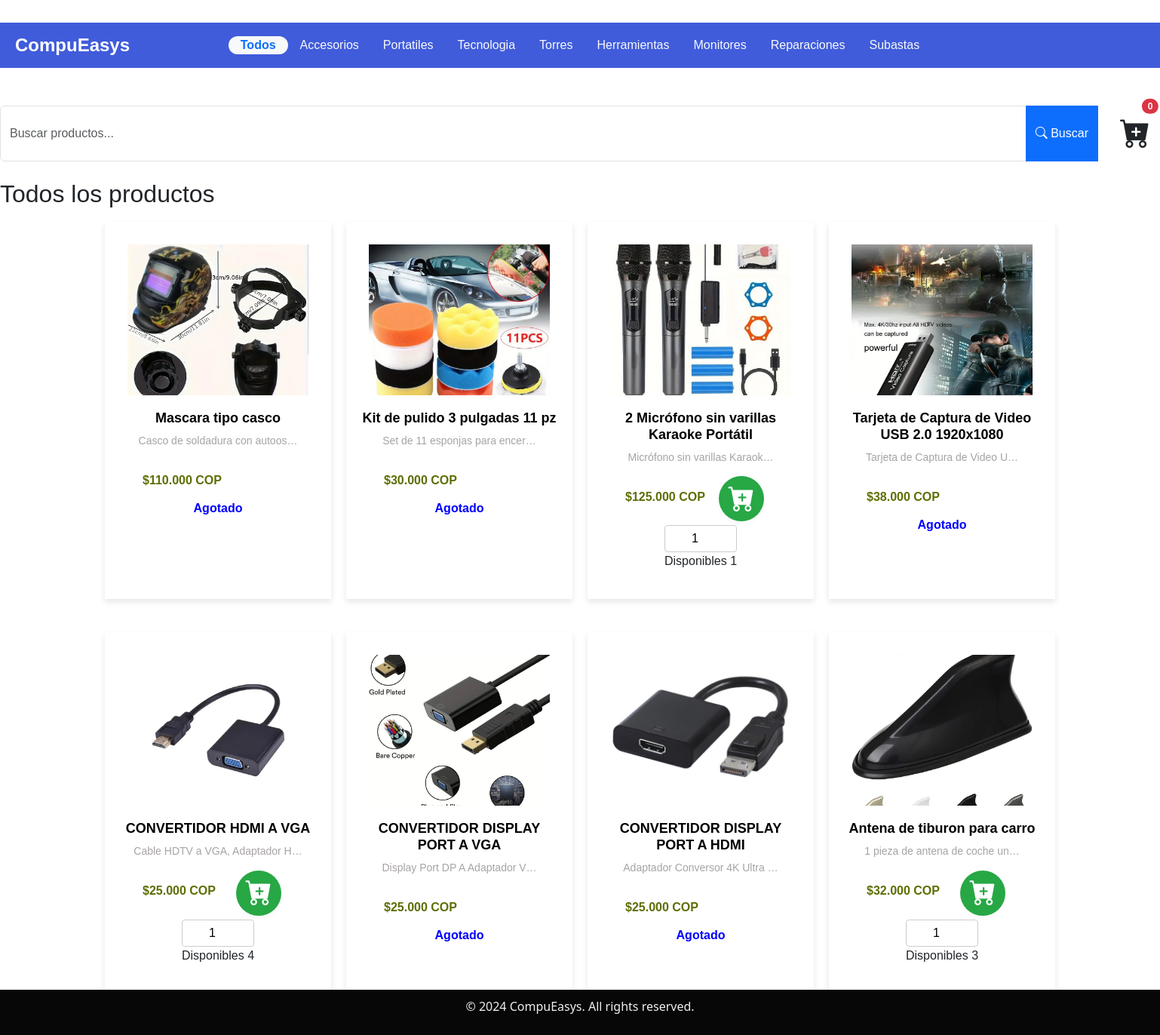
/store/, run on the app's committed database.
### core/models.py (models this page shows, shortened)
class Category(models.Model):
    nombre = models.CharField(max_length=100)
    slug = models.CharField(max_length=100)

class ProductStore(models.Model):
    name = models.CharField(max_length=100)
    description = models.TextField()
    price = models.DecimalField(max_digits=10, decimal_places=0)
    stock = models.PositiveIntegerField(default=0)
    category = models.ForeignKey(Category, on_delete=models.CASCADE, related_name='products', null=True, blank=True)
    type = models.ForeignKey(Type, on_delete=models.CASCADE, related_name='products', null=True, blank=True)
    iva = models.DecimalField(max_digits=4, decimal_places=2, default=0.00)
    imagen = models.ImageField(upload_to='images/', height_field=None, width_field=None, max_length=None , blank=True, null=True)
    descuento = models.DecimalField(max_digits=10, decimal_places=2, default=0.00)
    created_at = models.DateTimeField(auto_now_add=True)
    updated_at = models.DateTimeField(auto_now=True)

### core/views.py (the view)
# urls.py: path('store/', store, name='store'),  # Added this line to map the /store URL to the store view
def store(request):
    query = request.GET.get('q', '')
    category_id = request.GET.get('category', '')
    categories = Category.objects.all()
    products = Product.objects.all()
    cart = request.session.get('cart', {})
    cart_count = sum([item['quantity'] if isinstance(item, dict) else item for item in cart.values()])
    if query:
        products = products.filter(name__icontains=query)
    if category_id:
        products = products.filter(category_id=category_id)
    context = {
        'products': products,
        'categories': categories,
        'cart_count': cart_count
        }
    return render(request, 'store.html', context)

### core/templates/store.html (shortened to what this page needs)
{% load static %}
{% load humanize %}
<!DOCTYPE html>
<html lang="es">
<head>
    <link rel="stylesheet" href="{% static 'css/store.css' %}">
    <link href="https://cdn.jsdelivr.net/npm/bootstrap@5.3.3/dist/css/bootstrap.min.css" rel="stylesheet">
    <link rel="stylesheet" href="https://cdn.jsdelivr.net/npm/bootstrap-icons@1.11.0/font/bootstrap-icons.css">
    <link rel="stylesheet" href="https://cdnjs.cloudflare.com/ajax/libs/font-awesome/6.0.0-beta3/css/all.min.css">
</head>
<body>
    <header>
         <nav class="navbar-store" style="background-color: #405cdbff; width: 100%; height: 60px; display: flex; align-items: center; padding: 0 20px; margin-bottom: 50px; margin-top: 30px; justify-content: center;">
                <a href="{% url 'home' %}" class="title" style="color: white; text-decoration: none; font-size: 24px; font-weight: bold; margin-right: 20px;justify-content: start;position: absolute; left: 20px;">
                     CompuEasys
                 </a>
               <a href="{% url 'store' %}" class="nav-link px-3 rounded-pill {% if not request.GET.category %}active bg-light text-primary fw-bold{% else %}text-light{% endif %}">
                Todos
            </a>
               {% for category in categories %}
                <a href="?category={{ category.id }}"
                   class="nav-link px-3 rounded-pill {% if request.GET.category == category.id|stringformat:'s' %}active bg-light text-primary fw-bold{% else %}text-light{% endif %}">
                    {{ category.nombre }}
                </a>
               {% endfor %}
         </nav>
    </header>
    <main>
        <div class="container1">
            <div class="containerP">
                <form method="get" class="mb-4">
                    <div class="input-group">
                        <input type="text" name="q" class="form-control" placeholder="Buscar productos..." value="{{ request.GET.q }}">
                        <button class="btn btn-primary" type="submit">
                            <i class="bi bi-search"></i> Buscar
                        </button>
                        <div class="car ms-3">
                            <a href="{% url 'cart' %}" type="button" class="btn position-relative">
                                <i class="bi bi-cart-plus-fill fs-1"></i>
                                <span class="position-absolute top-0 start-70 translate-middle badge rounded-pill bg-danger">
                                    {{ cart_count }}
                                </span>
                            </a>
                        </div>
                    </div>
                </form>
                <div class="slug-categoria">
                    {% if current_category %}
                       <h2 class="category-title">
                          Categoría: {{ current_category.nombre }}
                          <span class="badge bg-secondary ms-2">{{ current_category.slug }}</span>
                        </h2>
                    {% else %}
                          <h2 class="category-title">Todos los productos</h2>
                    {% endif %}
                </div>
                <div class="container_product_all">
                    <div class="row_product_all">
                        {% for product in products %}
                            <div class="container_product mb-4">
                                <a href="{% url 'product_detail' product.id %}">
                                    <div class="card_product">
                                        <img src="{{ product.imagen.url }}" alt="{{ product.name }}">
                                    </div>
                                    <div class="cardbody_product">
                                        <h5 class="title">{{ product.name }}</h5>
                                        <div class="description">{{ product.description|truncatechars:30 }}</div>
                                    </div>
                                    <div class="price">${{ product.price|intcomma }} COP</div>
                                </a>
                                <div class="btnAdd mt-2">
                                    {% if product.stock == 0 %}
                                        <span class="agotado" style="color:blue;font-weight:bold;">Agotado</span>
                                    {% else %}
                                        <form class="btn" method="post" action="{% url 'add_to_cart' product.id %}">
                                            <div>
                                                <input type="number" name="quantity" min="1" max="{{ product.stock }}" value="1" class="quantity-input">
                                            </div>
                                            <span class="ui-pdp-buybox__quantity__selected">Disponibles {{ product.stock }}</span>
                                            <div>
                                                <button type="submit" class="add-to-cart-btn">
                                                    <i class="bi bi-cart-plus-fill"></i>
                                                </button>
                                            </div>
                                        </form>
                                    {% endif %}
                                </div>
                            </div>
                        {% empty %}
                            <p>No hay productos disponibles en este momento.</p>
                        {% endfor %}
                    </div>
                </div>
            </div>
        </div>
    </main>
    <footer>
        {% include 'footer.html' %}
    </footer>
</body>
</html>

### core/static/css/store.css (style rules this page uses)
.container_product_all { padding: 10px; gap: 20px; width: 100%; }
.row_product_all { display: flex; flex-wrap: wrap; gap: 20px; justify-content: center; width: 100%; }
.row_product_all a { text-decoration: none; }
.container_product { box-shadow: 0 4px 8px rgba(0, 0, 0, 0.1); width: 300px; height: 500px; padding: 10px; transition: box-shadow 0.3s ease; }
.card_product img { width: 100%; height: 200px; object-fit: cover; }
.card_product { padding: 10px; margin: 10px; }
.container_product .price { position: relative; margin-left: 40px; font-family: 'Gill Sans', 'Gill Sans MT', Calibri, 'Trebuchet MS', sans-serif; font-size: 16px; font-weight: bold; color: #5e6e03; margin-top: 10px; }

### core/static/css/main.css (style rules this page uses)
body { font-family: Arial, sans-serif; margin: 0; padding: 0; }
footer { background: #070707; color: #f3eeee; text-align: center; padding: 10px 0; font-family: 'Segoe UI', Tahoma, Geneva, Verdana, sans-serif; position: fixed; left: 0; bottom: 0; width: 100%; z-index: 100; }

### data on the page
Category: nombre "Accesorios"
Category: nombre "Portatiles"
Category: nombre "Tecnologia"
Category: nombre "Torres"
Category: nombre "Herramientas"
Category: nombre "Monitores"
Category: nombre "Reparaciones"
Category: nombre "Subastas"
ProductStore: imagen (picture), name "Mascara tipo casco", description "Casco de soldadura con autoos…", price "110.000", stock "Agotado"
ProductStore: imagen (picture), name "Kit de pulido 3 pulgadas 11 pz", description "Set de 11 esponjas para encer…", price "30.000", stock "Agotado"
ProductStore: imagen (picture), name "2 Micrófono sin varillas Karaoke Portátil", description "Micrófono sin varillas Karaok…", price "125.000", quantity "1", stock "1"
ProductStore: imagen (picture), name "Tarjeta de Captura de Video USB 2.0 1920x1080", description "Tarjeta de Captura de Video U…", price "38.000", stock "Agotado"
ProductStore: imagen (picture), name "CONVERTIDOR HDMI A VGA", description "Cable HDTV a VGA, Adaptador H…", price "25.000", stock "4"
ProductStore: imagen (picture), name "CONVERTIDOR DISPLAY PORT A VGA", description "Display Port DP A Adaptador V…", price "25.000", stock "Agotado"
ProductStore: imagen (picture), name "CONVERTIDOR DISPLAY PORT A HDMI", description "Adaptador Conversor 4K Ultra …", price "25.000", stock "Agotado"
ProductStore: imagen (picture), name "Antena de tiburon para carro", description "1 pieza de antena de coche un…", price "32.000", stock "3"

### other printed values
{{ cart_count }} "0"
